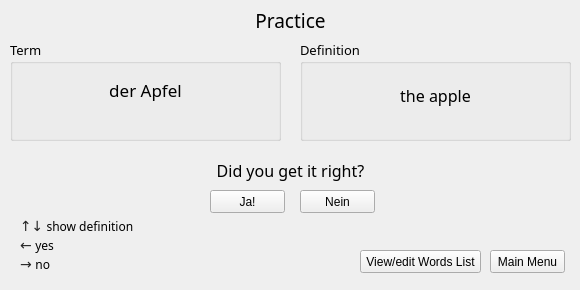
        <widget class="QWidget" name="page_13">
         <widget class="QLabel" name="label_52">
          <property name="geometry">
           <rect>
            <x>10</x>
            <y>10</y>
            <width>561</width>
            <height>21</height>
           </rect>
          </property>
          <property name="font">
           <font>
            <family>Andalus</family>
            <pointsize>14</pointsize>
           </font>
          </property>
          <property name="text">
           <string>Practice</string>
          </property>
          <property name="alignment">
           <set>Qt::AlignCenter</set>
          </property>
         </widget>
         <widget class="QGroupBox" name="groupBox_9">
          <property name="geometry">
           <rect>
            <x>10</x>
            <y>40</y>
            <width>271</width>
            <height>101</height>
           </rect>
          </property>
          <property name="font">
           <font>
            <family>Andalus</family>
            <pointsize>10</pointsize>
           </font>
          </property>
          <property name="title">
           <string>Term</string>
          </property>
          <widget class="QLabel" name="label_53">
           <property name="geometry">
            <rect>
             <x>20</x>
             <y>29</y>
             <width>231</width>
             <height>41</height>
            </rect>
           </property>
           <property name="font">
            <font>
             <pointsize>13</pointsize>
             <weight>50</weight>
             <bold>false</bold>
            </font>
           </property>
           <property name="text">
            <string>der Apfel</string>
           </property>
           <property name="alignment">
            <set>Qt::AlignCenter</set>
           </property>
          </widget>
         </widget>
         <widget class="QGroupBox" name="groupBox_10">
          <property name="geometry">
           <rect>
            <x>300</x>
            <y>40</y>
            <width>271</width>
            <height>101</height>
           </rect>
          </property>
          <property name="font">
           <font>
            <family>Andalus</family>
            <pointsize>10</pointsize>
           </font>
          </property>
          <property name="title">
           <string>Definition</string>
          </property>
          <widget class="QLabel" name="label_54">
           <property name="geometry">
            <rect>
             <x>10</x>
             <y>20</y>
             <width>251</width>
             <height>71</height>
            </rect>
           </property>
           <property name="font">
            <font>
             <pointsize>12</pointsize>
            </font>
           </property>
           <property name="text">
            <string>the apple</string>
           </property>
           <property name="alignment">
            <set>Qt::AlignCenter</set>
           </property>
          </widget>
         </widget>
         <widget class="QLabel" name="label_55">
          <property name="geometry">
           <rect>
            <x>10</x>
            <y>160</y>
            <width>561</width>
            <height>21</height>
           </rect>
          </property>
          <property name="font">
           <font>
            <family>Andalus</family>
            <pointsize>12</pointsize>
           </font>
          </property>
          <property name="text">
           <string>Did you get it right?</string>
          </property>
          <property name="alignment">
           <set>Qt::AlignCenter</set>
          </property>
         </widget>
         <widget class="QPushButton" name="pushButton_53">
          <property name="geometry">
           <rect>
            <x>210</x>
            <y>190</y>
            <width>75</width>
            <height>23</height>
           </rect>
          </property>
          <property name="text">
           <string>Ja!</string>
          </property>
         </widget>
         <widget class="QPushButton" name="pushButton_54">
          <property name="geometry">
           <rect>
            <x>300</x>
            <y>190</y>
            <width>75</width>
            <height>23</height>
           </rect>
          </property>
          <property name="text">
           <string>Nein</string>
          </property>
         </widget>
         <widget class="QPushButton" name="pushButton_55">
          <property name="geometry">
           <rect>
            <x>490</x>
            <y>250</y>
            <width>75</width>
            <height>23</height>
           </rect>
          </property>
          <property name="text">
           <string>Main Menu</string>
          </property>
         </widget>
         <widget class="QPushButton" name="pushButton_56">
          <property name="geometry">
           <rect>
            <x>360</x>
            <y>250</y>
            <width>121</width>
            <height>23</height>
           </rect>
          </property>
          <property name="text">
           <string>View/edit Words List</string>
          </property>
         </widget>
         <widget class="QLabel" name="label_56">
          <property name="geometry">
           <rect>
            <x>20</x>
            <y>210</y>
            <width>141</width>
            <height>71</height>
           </rect>
          </property>
          <property name="font">
           <font>
            <family>Andalus</family>
           </font>
          </property>
          <property name="text">
           <string>&lt;html&gt;&lt;head/&gt;&lt;body&gt;&lt;p&gt;&lt;span style=&quot; font-family:'sans-serif'; font-size:14px; font-style:italic; color:#252525;&quot;&gt;↑↓&lt;/span&gt; show definition&lt;br/&gt;&lt;span style=&quot; font-family:'sans-serif'; font-size:14px; color:#252525;&quot;&gt;← &lt;/span&gt;yes&lt;br/&gt;&lt;span style=&quot; font-family:'sans-serif'; font-size:14px; color:#252525;&quot;&gt;→ &lt;/span&gt;no&lt;/p&gt;&lt;/body&gt;&lt;/html&gt;</string>
          </property>
         </widget>
        </widget>
